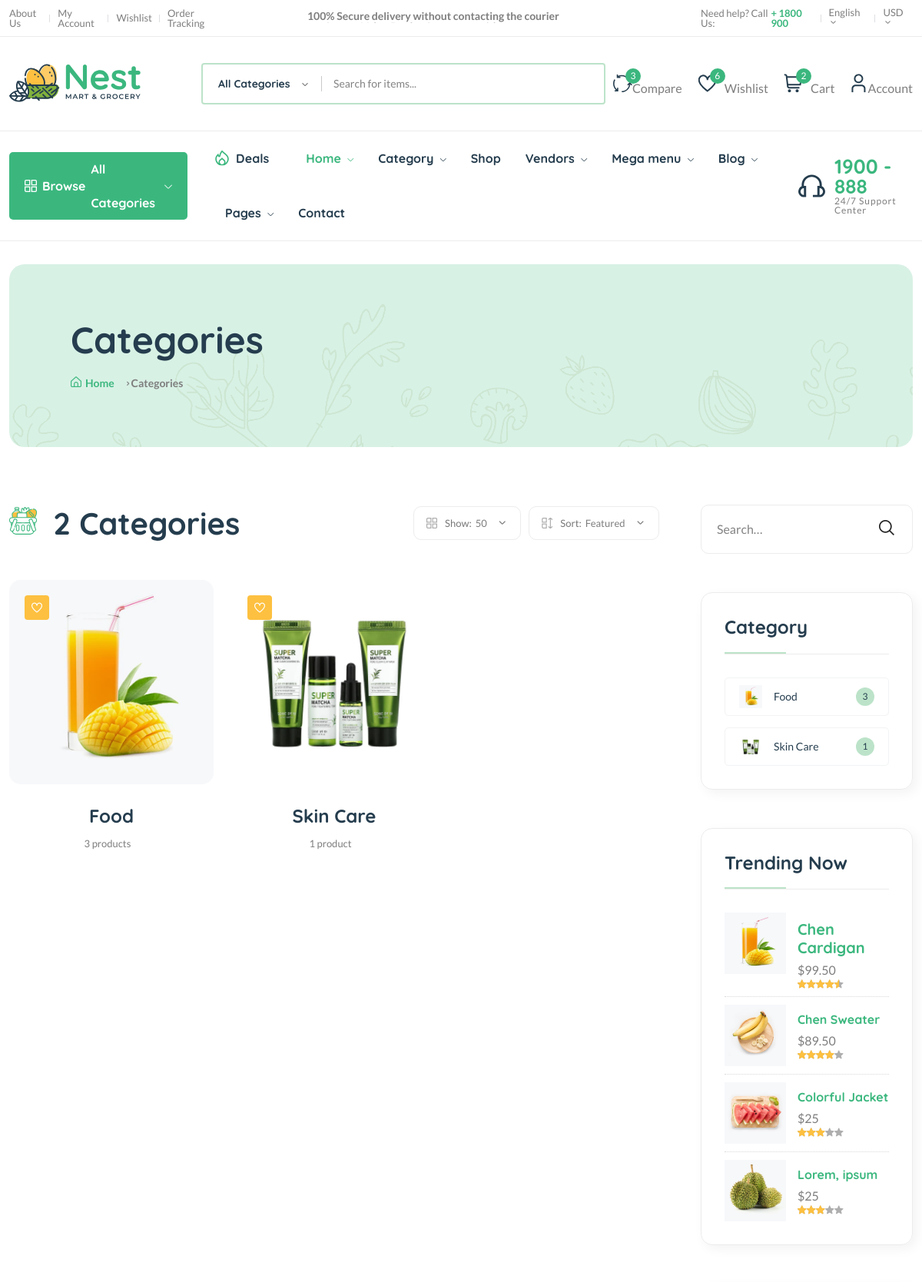
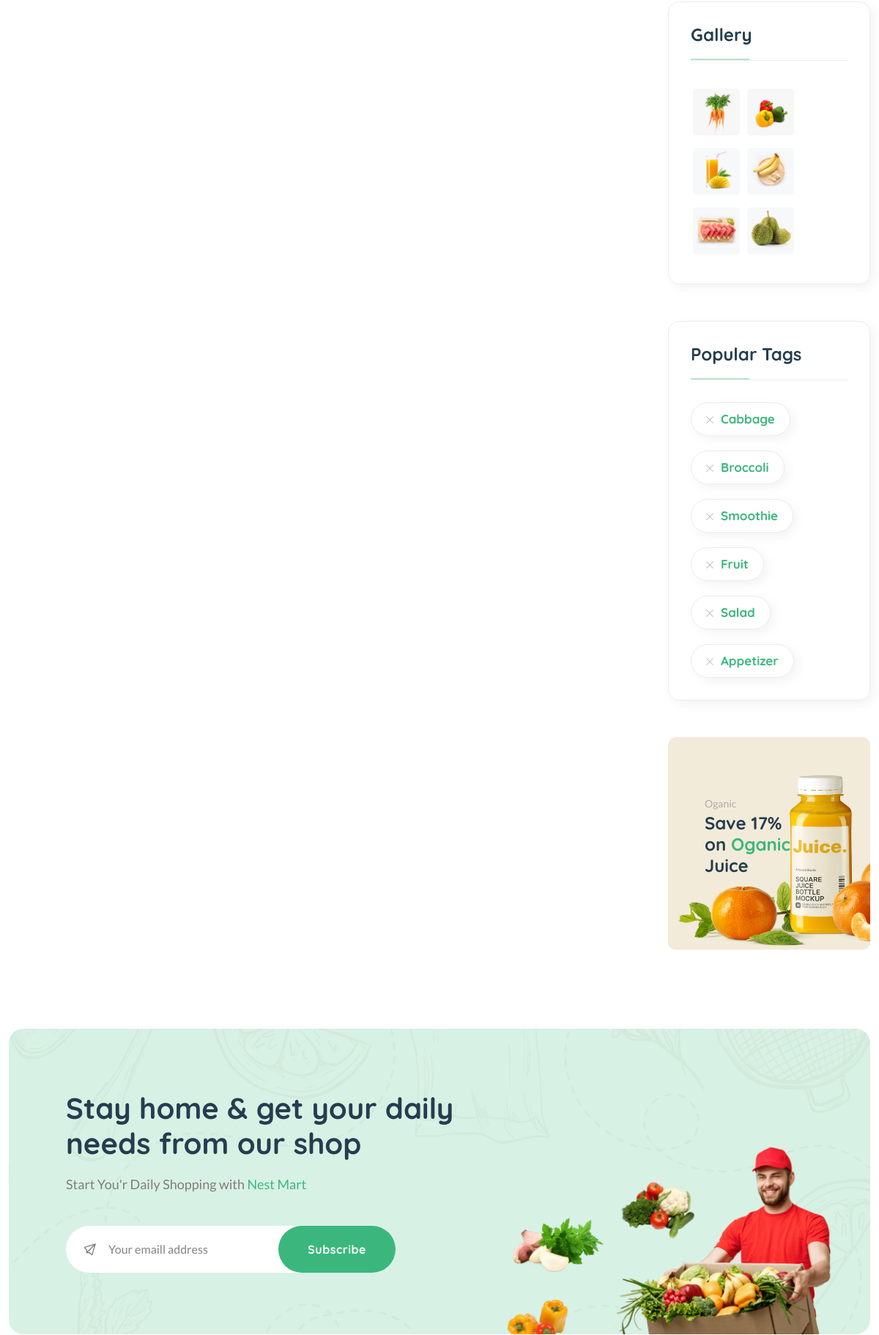
The app's page /category/ (signed in, upper part) with its own data (2 pictures, top to bottom).
### core/models.py (models this page shows, shortened)
class Category(models.Model):
    cid = ShortUUIDField(unique=True, length=10, max_length=20, prefix="cat", alphabet="abcdefgh12345")
    title = models.CharField(max_length=100, default="Food")
    image = models.ImageField(upload_to="category", default="category.jpg")
    class Meta:
        verbose_name_plural = "Categories"

### core/views.py (the view)
# urls.py: path("category/", category_list_view, name="category-list"),
def category_list_view(request):
    categories = Category.objects.all()
    context = {
        "categories": categories,
    }
    return render(request, 'core/category-list.html', context)

### core/context_processor.py (called while the page is built)
def default(request):
    categories = Category.objects.all()
    address = Address.objects.get(user=request.user)
    return {
        "categories": categories,
        "address": address,
    }

### templates/core/category-list.html (shortened to what this page needs)
{% extends 'core/partials/base.html' %}
{% load static %}
{% block content %}
    <main class="main">
        <div class="page-header mt-30 mb-75">
            <div class="container">
                <div class="archive-header">
                    <div class="row align-items-center">
                        <div class="col-xl-3">
                            <h1 class="mb-15">Categories</h1>
                            <div class="breadcrumb">
                                <a href="index.html" rel="nofollow"><i class="fi-rs-home mr-5"></i>Home</a>
                                <span>Categories</span>
                            </div>
                        </div>
                    </div>
                </div>
            </div>
        </div>
        <div class="page-content mb-50">
            <div class="container">
                <div class="row">
                    <div class="col-lg-9">
                        <div class="shop-product-fillter mb-50 pr-30">
                            <div class="totall-product">
                                <h2>
                                    <img class="w-36px mr-10" src="assets/imgs/theme/icons/category-1.svg" alt="" />
                                    {{categories.count}} Categories
                                </h2>
                            </div>
                            <div class="sort-by-product-area">
                                <div class="sort-by-cover mr-10">
                                    <div class="sort-by-product-wrap">
                                        <div class="sort-by">
                                            <span><i class="fi-rs-apps"></i>Show:</span>
                                        </div>
                                        <div class="sort-by-dropdown-wrap">
                                            <span> 50 <i class="fi-rs-angle-small-down"></i></span>
                                        </div>
                                    </div>
                                </div>
                                <div class="sort-by-cover">
                                    <div class="sort-by-product-wrap">
                                        <div class="sort-by">
                                            <span><i class="fi-rs-apps-sort"></i>Sort:</span>
                                        </div>
                                        <div class="sort-by-dropdown-wrap">
                                            <span>Featured <i class="fi-rs-angle-small-down"></i></span>
                                        </div>
                                    </div>
                                </div>
                            </div>
                        </div>
                        <div class="loop-grid pr-30">
                            <div class="row">
                                {% for c in categories %}
                                <article class="col-xl-4 col-lg-6 col-md-6 text-center hover-up mb-30 animated">
                                    <div class="post-thumb">
                                        <a href="{% url 'core:category-product-list' c.cid %}">
                                            <img class="border-radius-15" src="{{c.image.url}}" alt="" />
                                        </a>
                                        <div class="entry-meta">
                                            <a class="entry-meta meta-2" href="blog-category-grid.html"><i class="fi-rs-heart"></i></a>
                                        </div>
                                    </div>
                                    <div class="entry-content-2">
                                        <h4 class="post-title mb-15">
                                            <a href="{% url 'core:category-product-list' c.cid %}">{{c.title}}</a>
                                        </h4>
                                        <div class="entry-meta font-xs color-grey mt-10 pb-10">
                                            <div>
                                                <span class="hit-count mr-10">{{c.category.count}} product{{c.category.count|pluralize}}</span>
                                            </div>
                                        </div>
                                    </div>
                                </article>
                                {% endfor %}
                            </div>
                        </div>
                    </div>
                    <div class="col-lg-3 primary-sidebar sticky-sidebar">
                        <div class="widget-area">
                            <div class="sidebar-widget-2 widget_search mb-50">
                                <div class="search-form">
                                    <form action="#">
                                        <input type="text" placeholder="Search…" />
                                        <button type="submit"><i class="fi-rs-search"></i></button>
                                    </form>
                                </div>
                            </div>
                            <div class="sidebar-widget widget-category-2 mb-50">
                                <h5 class="section-title style-1 mb-30">Category</h5>
                                <ul>
                                    {% for c in categories %}
                                    <li>
                                        <a href="shop-grid-right.html"> <img src="{{c.image.url}}" alt="" />{{c.title}}</a><span class="count">{{c.category.count}}</span>
                                    </li>
                                    {% endfor %}
                                </ul>
                            </div>
                            <div class="sidebar-widget product-sidebar mb-50 p-30 bg-grey border-radius-10">
                                <h5 class="section-title style-1 mb-30">Trending Now</h5>
                                <div class="single-post clearfix">
                                    <div class="image">
                                        <img src="assets/imgs/shop/thumbnail-3.jpg" alt="#" />
                                    </div>
                                    <div class="content pt-10">
                                        <h5><a href="shop-product-detail.html">Chen Cardigan</a></h5>
                                        <p class="price mb-0 mt-5">$99.50</p>
                                        <div class="product-rate">
                                            <div class="product-rating" style="width: 90%"></div>
                                        </div>
                                    </div>
                                </div>
                                <div class="single-post clearfix">
                                    <div class="image">
                                        <img src="assets/imgs/shop/thumbnail-4.jpg" alt="#" />
                                    </div>
                                    <div class="content pt-10">
                                        <h6><a href="shop-product-detail.html">Chen Sweater</a></h6>
                                        <p class="price mb-0 mt-5">$89.50</p>
                                        <div class="product-rate">
                                            <div class="product-rating" style="width: 80%"></div>
                                        </div>
                                    </div>
                                </div>
                                <div class="single-post clearfix">
                                    <div class="image">
                                        <img src="assets/imgs/shop/thumbnail-5.jpg" alt="#" />
                                    </div>
                                    <div class="content pt-10">
                                        <h6><a href="shop-product-detail.html">Colorful Jacket</a></h6>
                                        <p class="price mb-0 mt-5">$25</p>
                                        <div class="product-rate">
                                            <div class="product-rating" style="width: 60%"></div>
                                        </div>
                                    </div>
                                </div>
                                <div class="single-post clearfix">
                                    <div class="image">
                                        <img src="assets/imgs/shop/thumbnail-6.jpg" alt="#" />
                                    </div>
                                    <div class="content pt-10">
                                        <h6><a href="shop-product-detail.html">Lorem, ipsum</a></h6>
                                        <p class="price mb-0 mt-5">$25</p>
                                        <div class="product-rate">
                                            <div class="product-rating" style="width: 60%"></div>
                                        </div>
                                    </div>
                                </div>
                            </div>
                            <div class="sidebar-widget widget_instagram mb-50">
                                <h5 class="section-title style-1 mb-30">Gallery</h5>
                                <div class="instagram-gellay">
                                    <ul class="insta-feed">
                                        <li>
                                            <a href="#"><img class="border-radius-5" src="assets/imgs/shop/thumbnail-1.jpg" alt="" /></a>
                                        </li>
                                        <li>
                                            <a href="#"><img class="border-radius-5" src="assets/imgs/shop/thumbnail-2.jpg" alt="" /></a>
                                        </li>
                                        <li>
                                            <a href="#"><img class="border-radius-5" src="assets/imgs/shop/thumbnail-3.jpg" alt="" /></a>
                                        </li>
                                        <li>
                                            <a href="#"><img class="border-radius-5" src="assets/imgs/shop/thumbnail-4.jpg" alt="" /></a>
                                        </li>
                                        <li>
                                            <a href="#"><img class="border-radius-5" src="assets/imgs/shop/thumbnail-5.jpg" alt="" /></a>
                                        </li>
                                        <li>
                                            <a href="#"><img class="border-radius-5" src="assets/imgs/shop/thumbnail-6.jpg" alt="" /></a>
                                        </li>
                                    </ul>
                                </div>
                            </div>
                            <div class="sidebar-widget widget-tags mb-50 pb-10">
                                <h5 class="section-title style-1 mb-30">Popular Tags</h5>
                                <ul class="tags-list">
                                    <li class="hover-up">
                                        <a href="blog-category-grid.html"><i class="fi-rs-cross mr-10"></i>Cabbage</a>
                                    </li>
                                    <li class="hover-up">
                                        <a href="blog-category-grid.html"><i class="fi-rs-cross mr-10"></i>Broccoli</a>
                                    </li>
                                    <li class="hover-up">
                                        <a href="blog-category-grid.html"><i class="fi-rs-cross mr-10"></i>Smoothie</a>
                                    </li>
                                    <li class="hover-up">
                                        <a href="blog-category-grid.html"><i class="fi-rs-cross mr-10"></i>Fruit</a>
                                    </li>
                                    <li class="hover-up mr-0">
                                        <a href="blog-category-grid.html"><i class="fi-rs-cross mr-10"></i>Salad</a>
                                    </li>
                                    <li class="hover-up mr-0">
                                        <a href="blog-category-grid.html"><i class="fi-rs-cross mr-10"></i>Appetizer</a>
                                    </li>
                                </ul>
                            </div>
                            <div class="banner-img wow fadeIn mb-50 animated d-lg-block d-none">
                                <img src="assets/imgs/banner/banner-11.png" alt="" />
                                <div class="banner-text">
                                    <span>Oganic</span>
                                    <h4>
                                        Save 17% <br />
                                        on <span class="text-brand">Oganic</span><br />
                                        Juice
                                    </h4>
                                </div>
                            </div>
                        </div>
                    </div>
                </div>
            </div>
        </div>
    </main>
{% endblock content %}

### records on screen
Category: image (picture), title "Food", category.count "3"
Category: image (picture), title "Skin Care", category.count "1"

### other values on screen
{{ categories.count }} "2"
